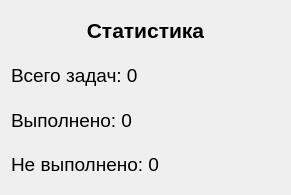
<?xml version="1.0" encoding="UTF-8"?>
<ui version="4.0">
 <class>StaticticsInfo</class>
 <widget class="QWidget" name="StaticticsInfo">
  <property name="geometry">
   <rect>
    <x>0</x>
    <y>0</y>
    <width>291</width>
    <height>195</height>
   </rect>
  </property>
  <property name="windowTitle">
   <string>Статистика задач</string>
  </property>
  <layout class="QVBoxLayout" name="mainLayout">
   <item>
    <widget class="QLabel" name="headerLabel">
     <property name="styleSheet">
      <string>font-size: 16pt; font-weight: bold;</string>
     </property>
     <property name="text">
      <string>Статистика</string>
     </property>
     <property name="alignment">
      <set>Qt::AlignmentFlag::AlignCenter</set>
     </property>
    </widget>
   </item>
   <item>
    <widget class="QLabel" name="allTasks">
     <property name="styleSheet">
      <string>font-size: 14pt;</string>
     </property>
     <property name="text">
      <string>Всего задач: 0</string>
     </property>
     <property name="alignment">
      <set>Qt::AlignmentFlag::AlignLeading|Qt::AlignmentFlag::AlignLeft|Qt::AlignmentFlag::AlignVCenter</set>
     </property>
    </widget>
   </item>
   <item>
    <widget class="QLabel" name="CompletedTasks">
     <property name="styleSheet">
      <string>font-size: 14pt;</string>
     </property>
     <property name="text">
      <string>Выполнено: 0</string>
     </property>
     <property name="alignment">
      <set>Qt::AlignmentFlag::AlignLeading|Qt::AlignmentFlag::AlignLeft|Qt::AlignmentFlag::AlignVCenter</set>
     </property>
    </widget>
   </item>
   <item>
    <widget class="QLabel" name="NotcomletedTasks">
     <property name="styleSheet">
      <string>font-size: 14pt;</string>
     </property>
     <property name="text">
      <string>Не выполнено: 0</string>
     </property>
     <property name="alignment">
      <set>Qt::AlignmentFlag::AlignLeading|Qt::AlignmentFlag::AlignLeft|Qt::AlignmentFlag::AlignVCenter</set>
     </property>
    </widget>
   </item>
  </layout>
 </widget>
 <resources/>
 <connections/>
</ui>
